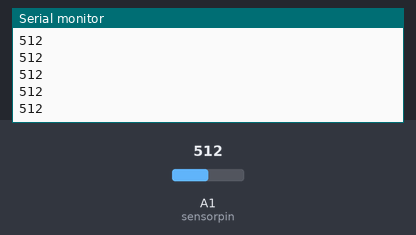
The sketch below on a simulated Arduino Uno, built with avr-gcc and run on an emulated ATmega328P. Shown: the last lines printed to the serial monitor. The test bench sets the inputs (shaded band); at power-on: A1 (sensorpin) = 512.

Above: at 1.2 s.
1.3 s: A1 (sensorpin) set to 716
At 2.0 s:
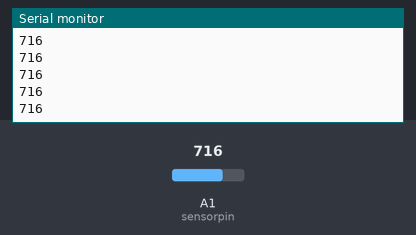
2.8 s: A1 (sensorpin) set to 900
At 3.4 s:
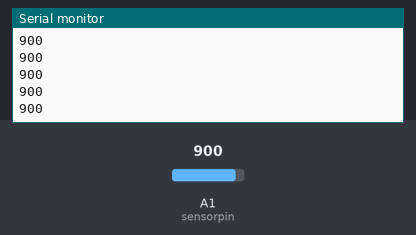
Timing chart, 0 to 5.8 s (numbered marks = the images above; inputs shaded):
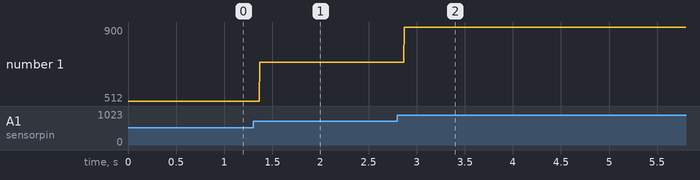

Measured:
- after the input at 1.3 s, the serial monitor: prints a new line after 0.07 s (image 1)
- after the input at 2.8 s, the serial monitor: prints a new line after 0.07 s (image 2)
- plotted number 1: 512 → 716 after the input at 1.3 s, 716 → 900 after the input at 2.8 s

The sketch:

TMP_gas_sensor.ino
```cpp
#define sensorpin A1
void setup (){
Serial.begin(9600);
pinMode(sensorpin, INPUT);

}

void loop ()
{

int val = analogRead(sensorpin);

Serial.println(val);
}
```
